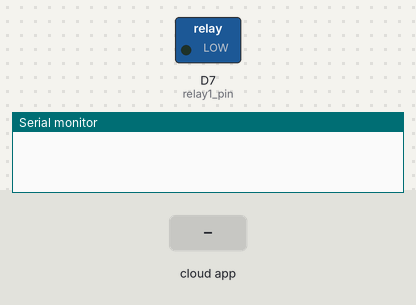
Simulated run of this sketch. Board: ESP8266 (NodeMCU). Parts: switched loads named in the sketch (green lamp = pin HIGH), the last lines printed to the serial monitor. Inputs (shaded band) come from the test bench. WiFi joins after 1.5 s; servers stay silent unless stated; not simulated (calls return 0 or success): arduino_secrets.h.

Above: at 2.7 s.
2.8 s: the phone or cloud app sets relay1 to 1
At 4.1 s:
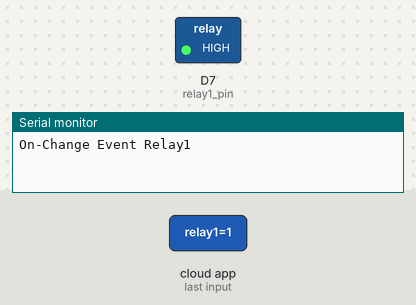
4.5 s: the phone or cloud app sets relay1 to 0
At 5.2 s:
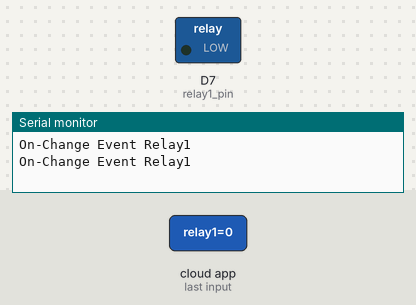
Timing chart, 0 to 7.5 s (numbered marks = the images above; inputs shaded):
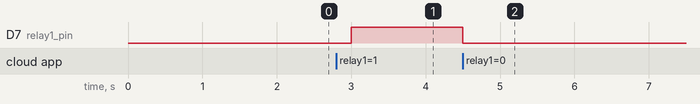

Measured:
- after the input at 2.8 s, D7 (relay1_pin): LOW → HIGH after 0.20 s
- after the input at 4.5 s, D7 (relay1_pin): HIGH → LOW at once

The sketch:

Untitled_jun28a.ino
```cpp
#include "arduino_secrets.h"
/*
  Sketch generated by the Arduino IoT Cloud Thing "Untitled"
  https://create.arduino.cc/cloud/things/5ad72f1b-f7a3-42fc-9c76-33bae6c59ea2
  Arduino IoT Cloud Variables description
  The following variables are automatically generated and updated when changes are made to the Thing
  bool relay1;
  bool relay2;
  bool relay3;
  bool relay4;
  Variables which are marked as READ/WRITE in the Cloud Thing will also have functions
  which are called when their values are changed from the Dashboard.
  These functions are generated with the Thing and added at the end of this sketch.
*/

#include "thingProperties.h"

#define relay1_pin D7

void setup() {
  pinMode(relay1_pin, OUTPUT);

  // Initialize serial and wait for port to open:
  Serial.begin(9600);
  // This delay gives the chance to wait for a Serial Monitor without blocking if none is found
  delay(1500);

  // Defined in thingProperties.h
  initProperties();

  // Connect to Arduino IoT Cloud
  ArduinoCloud.begin(ArduinoIoTPreferredConnection);

  /*
     The following function allows you to obtain more information
     related to the state of network and IoT Cloud connection and errors
     the higher number the more granular information you’ll get.
     The default is 0 (only errors).
     Maximum is 4
  */
  setDebugMessageLevel(2);
  ArduinoCloud.printDebugInfo();
}

void loop() {
  ArduinoCloud.update();
  // Your code here


}

void onRelay1Change() {
  Serial.println("On-Change Event Relay1");
  if (relay1 == 1) {
    digitalWrite(relay1_pin, HIGH);
  }
  else {
    digitalWrite(relay1_pin, LOW);
  }
}
```

thingProperties.h
```cpp
// Code generated by Arduino IoT Cloud, DO NOT EDIT.

#include <ArduinoIoTCloud.h>
#include <Arduino_ConnectionHandler.h>

const char DEVICE_LOGIN_NAME[]  = "bdcc4e69-5e43-4634-b16f-38a47d09bfe3";

const char SSID[]               = SECRET_SSID;    // Network SSID (name)
const char PASS[]               = SECRET_PASS;    // Network password (use for WPA, or use as key for WEP)
const char DEVICE_KEY[]  = SECRET_DEVICE_KEY;    // Secret device password

void onRelay1Change();

bool relay1;

void initProperties(){

  ArduinoCloud.setBoardId(DEVICE_LOGIN_NAME);
  ArduinoCloud.setSecretDeviceKey(DEVICE_KEY);
  ArduinoCloud.addProperty(relay1, READWRITE, ON_CHANGE, onRelay1Change);

}

WiFiConnectionHandler ArduinoIoTPreferredConnection(SSID, PASS);
```
